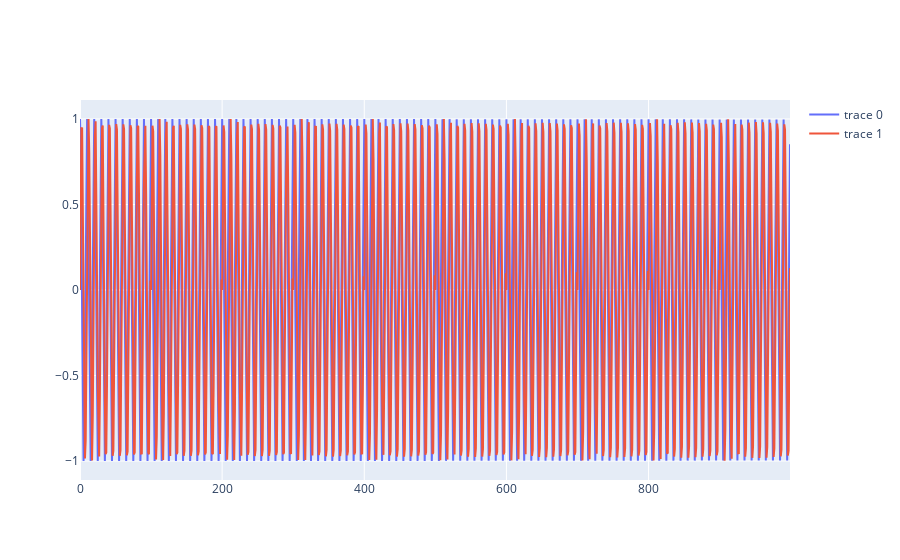

Source (notebook cell):
### Code cell
Nb = 10
Ns = 100
f0 = 0.1
k = 1
D = 1
w0 = 2*np.pi/100
T= 1


state_pll = PLL(f0, D, k, w0, T)

t = np.linspace(0,1,8000)
x = np.cos(2*np.pi*800*t)
#print(x)
x = x[:1000]
xb = np.reshape(x,(Nb, Ns))

yb = np.zeros((Nb,Ns))
for j in range(Nb):
    yb[j] = state_pll.pll(xb[j])
yb = np.reshape(yb, Nb*Ns)


fig = go.Figure()
fig.add_trace(go.Scatter(y = x))
fig.add_trace(go.Scatter(y = yb))
fig

### Figure 1 — Plotly figure (JSON) as saved in the notebook; plotly's stock layout.template omitted (floating-point values rounded to 4 significant figures; data arrays with more than 128 entries replaced by an {"elided": "..."} marker saying what was removed)
{"data": [{"type": "scatter", "y": {"elided": "1000 float values"}}, {"type": "scatter", "y": {"elided": "1000 float values"}}], "layout": {}}
